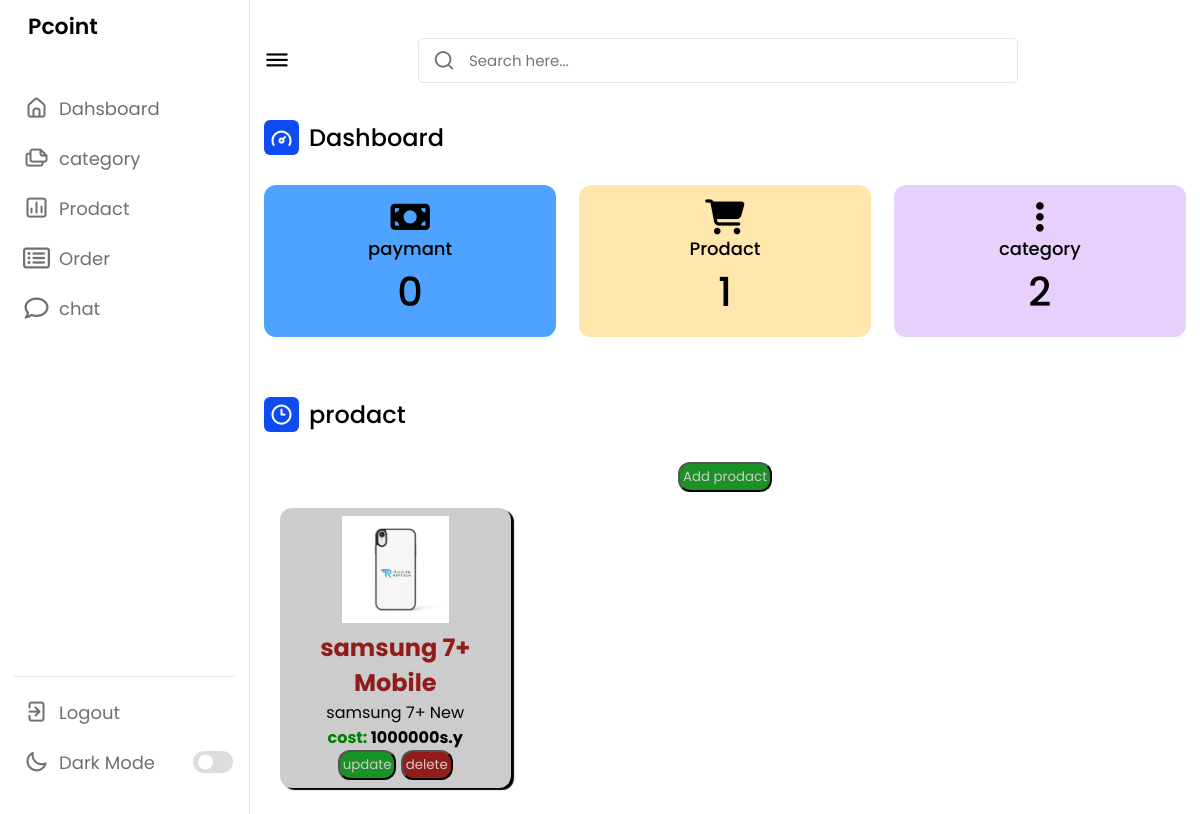
/admin/Prodact.php, run on the app's committed database.
### tables this page shows
CREATE TABLE `prodact` (
  `id` int(50) NOT NULL,
  `name` varchar(50) DEFAULT NULL,
  `img` varchar(250) DEFAULT NULL,
  `disc` varchar(50) DEFAULT NULL,
  `cost` varchar(50) DEFAULT NULL,
  `id_catogary` int(10) DEFAULT NULL
);

CREATE TABLE `category` (
  `id` int(11) NOT NULL,
  `name` varchar(50) NOT NULL,
  `img` varchar(50) NOT NULL,
  `disc` varchar(50) NOT NULL
);

### admin/Prodact.php (the view, shortened to what this page needs)
<?php
include("header.php");
?>
<div class="activity">
                <div class="title">
                    <i class="uil uil-clock-three"></i>
                    <span class="text">prodact</span>
                </div>
                <div class="menu-items">
                    <div class="title_txt">
                        <a href="add_prodact.php"><button class="btn up">Add prodact</button></a>
                    </div>
                    <div class="box_prodect">
                        <?php
                        $sql=mysqli_query($con,"SELECT * FROM `prodact` WHERE 1");
                        while($res=mysqli_fetch_array($sql)){
                            $sql_catogary=mysqli_query($con,"SELECT * FROM `category` WHERE `id`='$res[id_catogary]'");
                            $row_catogary=mysqli_fetch_array($sql_catogary);
                        ?>
                        <div class="prodact">
                            <img src="Images/prodact/<?php echo$res['img'];?>" class="pro" alt="">
                            <h2 class="txt1"><?php echo$res['name'];?></h2>
                            <h2 class="txt1"><?php echo$row_catogary['name'];?></h2>
                            <p class="desc">
                            <?php echo$res['disc'];?>
                            </p>
                            <b class="cost"><span class="txt_cost">cost:</span> <?php echo$res['cost'];?>s.y</b>
                           <br> <a href="update.php?rn=<?php echo$res['id'];?>"><button class="btn up">update</button></a>
                            <a href="deleted.php?deler_pro=<?php echo$res['id'];?>"><button class="btn da">delete</button></a>
                        </div>
                        <?php
                        }?>
                    </div>
                </div>
            </div>
        </div>
    </section>
</body>
</html>

### admin/style.css (style rules this page uses)
* { margin: 0; padding: 0; box-sizing: border-box; font-family: 'Poppins', sans-serif; }
:root { --primary-color: #0E4BF1; --panel-color: #FFF; --text-color: #000; --black-light-color: #707070; --border-color: #e6e5e5; --toggle-color: #DDD; --box1-color: #4DA3FF; --box2-color: #FFE6AC; --box3-color: #E7D1FC; --title-icon-color: #fff; --tran-05: all 0.5s ease; --tran-03: all 0.3s ease; --tran-03: all 0.2s ease; }
body { min-height: 100vh; background-color: var(--primary-color); }
.dash-content .title { display: flex; align-items: center; margin: 60px 0 30px 0; }
.dash-content .title i { position: relative; height: 35px; width: 35px; background-color: var(--primary-color); border-radius: 6px; color: var(--title-icon-color); display: flex; align-items: center; justify-content: center; font-size: 24px; }
.dash-content .title .text { font-size: 24px; font-weight: 500; color: var(--text-color); margin-left: 10px; }

### admin/Prodact.php (style rules this page uses)
.box_prodect { display: flex; flex-wrap: wrap; }
.prodact { text-align: center; width: 25%; background-color: #CCC; padding: 8px; border-radius:12px ; box-shadow:3px 2px 1px 0px #000; cursor: pointer; margin: 16px; }
.prodact .pro { width: 50%; }
.txt1 { color: #921b1b; }
.txt_cost { color: green; }
.btn { padding: 3px; border-radius: 12px; cursor: pointer; }
.up { background-color: #1b9225; color: #ccc; }
.da { background-color: #921b1b; color: #ccc; }
.title_txt { text-align: center; }

### data on the page
prodact: img (picture), name "samsung 7+", category.name "Mobile", disc "samsung 7+ New", cost "1000000"

### other printed values
$ff['total'] "0"
$ff['total'] "1"
$ff['total'] "2"
